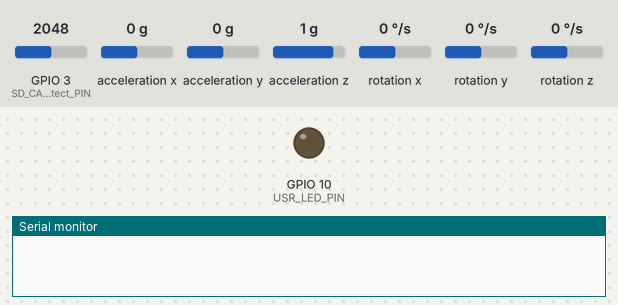
A sketch run on a simulated ESP32-S3. On the bench: output pins drawn as LEDs (lit = HIGH), the last lines printed to the serial monitor. Dashed ring = blinking. Inputs (shaded band) come from the test bench; at power-on: acceleration z 1 g, GPIO 3 (SD_CARD_Detect_PIN) = 2048, acceleration x 0 g, acceleration y 0 g, rotation x 0 °/s, rotation y 0 °/s, rotation z 0 °/s (analog values on the 0–4095 scale). Not simulated (calls return 0 or success): secrets.h.

Above: at 0.0 s.
At 2.1 s:
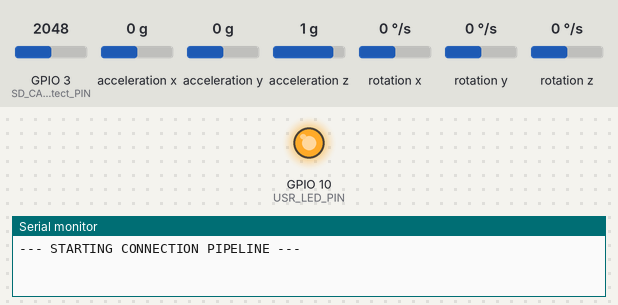
6.8 s: acceleration z set to 0 g
At 7.34 s:
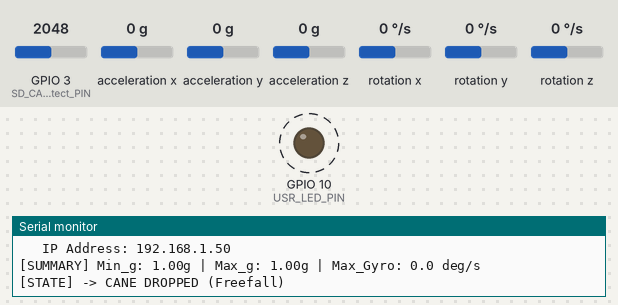
9.8 s: GPIO 3 (SD_CARD_Detect_PIN) set to 122
12.8 s: acceleration x set to -1.4 g
15.8 s: GPIO 3 (SD_CARD_Detect_PIN) set to 1228
Timing chart, 0 to 19.8 s (numbered marks = the images above; inputs shaded):
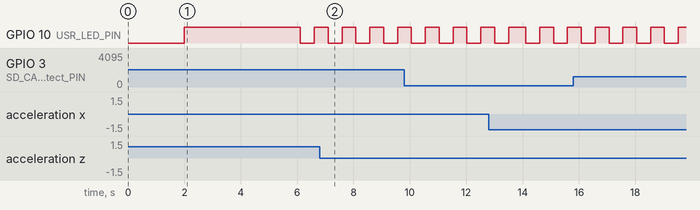

The sketch:

ESP32_IMUBoard_Firmware_Cane.ino
```cpp
// ESP 32 IMU Board Rev1 Test
#include <WiFi.h>
#include <ESP_Mail_Client.h>
#include <WiFiClientSecure.h>
#include <HTTPClient.h>
#include "Arduino_BMI270_BMM150.h"
#include <SPI.h>
#include "secrets.h"

#define AIO_NO_SSL
#include "AdafruitIO_WiFi.h"

// Pin Definitions
#define USR_LED_PIN 10
#define SD_CARD_CS_PIN 7
#define SD_CARD_Detect_PIN 3

// I2C Bus Pins
#define I2C_SDA 20
#define I2C_SCL 21

// WiFi Credentials
const char* ssid = "MSetup";
const char* password = "";

SMTPSession smtp;
bool fallSent = false;

AdafruitIO_WiFi io(IO_USERNAME, IO_KEY, ssid, password);
AdafruitIO_Feed *analogFeed = io.feed("cane-test");

// State Machine Definitions
enum CaneState {
  STATE_NORMAL,
  STATE_FREEFALL,
  STATE_USER_FALLING,
  STATE_IMPACT,
  STATE_FALL_CONFIRMED
};

CaneState currentState = STATE_NORMAL;
unsigned long fallStartTime = 0;

// Dynamic Thresholds
const float FREEFALL_G_LIMIT = 0.35;
const float IMPACT_G_LIMIT = 1.25;

// Function Prototype
void ProcessFallDetection(float total_g, float total_gyro, float ax, float ay, float az, int rawTouch);

void setup()
{
  Serial.begin(115200);
  Serial.setTxTimeoutMs(0);
  delay(2000);

  Serial.println("\n--- STARTING CONNECTION PIPELINE ---");

  pinMode(USR_LED_PIN, OUTPUT);
  digitalWrite(USR_LED_PIN, HIGH);

  analogReadResolution(12);

  Wire.end();
  Wire.begin(I2C_SDA, I2C_SCL);
  delay(300);
  while (!IMU.begin()) { delay(500); }

  Serial.println("1. IMU Initialized.");

  WiFi.disconnect(true);
  delay(1000);
  WiFi.mode(WIFI_STA);
  WiFi.setMinSecurity(WIFI_AUTH_WPA2_PSK);

  Serial.print("2. Connecting via Adafruit IO to SSID: ");
  Serial.println(ssid);

  io.connect();

  while (io.status() < AIO_CONNECTED)
  {
    io.run();
    Serial.print("   Current AIO Status: ");
    Serial.println(io.statusText());
    delay(1000);
  }

  Serial.println("3. FULLY CONNECTED TO WI-FI & ADAFRUIT IO!");
  Serial.print("   IP Address: ");
  Serial.println(WiFi.localIP());

  digitalWrite(USR_LED_PIN, LOW);
}

// Diagnostic Variables
float min_g_recorded = 99.0;
float max_g_recorded = 0.0;
float max_gyro_recorded = 0.0;

void loop()
{
  digitalWrite(USR_LED_PIN, (millis() / 500) % 2);
  io.run();

  float ax = 0, ay = 0, az = 0;
  float gx = 0, gy = 0, gz = 0;

  if (IMU.accelerationAvailable() && IMU.gyroscopeAvailable())
  {
    IMU.readAcceleration(ax, ay, az);
    IMU.readGyroscope(gx, gy, gz);

    float total_g = sqrt(ax * ax + ay * ay + az * az);
    float total_gyro = sqrt(gx * gx + gy * gy + gz * gz);
    int rawTouch = analogRead(SD_CARD_Detect_PIN);

    // Process touch and fall logic
    ProcessFallDetection(total_g, total_gyro, ax, ay, az, rawTouch);

    // Track extremes
    if (total_g < min_g_recorded) min_g_recorded = total_g;
    if (total_g > max_g_recorded) max_g_recorded = total_g;
    if (total_gyro > max_gyro_recorded) max_gyro_recorded = total_gyro;

    delay(20);
  }

  // Summary output every 3 seconds
  static unsigned long lastSummary = 0;
  if (millis() - lastSummary > 3000)
  {
    lastSummary = millis();
    Serial.print("[SUMMARY] Min_g: ");
    Serial.print(min_g_recorded, 2);
    Serial.print("g | Max_g: ");
    Serial.print(max_g_recorded, 2);
    Serial.print("g | Max_Gyro: ");
    Serial.print(max_gyro_recorded, 1);
    Serial.println(" deg/s");

    min_g_recorded = 99.0;
    max_g_recorded = 0.0;
    max_gyro_recorded = 0.0;
  }
}

void sendEmergencyAlert() {
  Session_Config config;
  config.server.host_name = "smtp.gmail.com";
  config.server.port = 465;
  config.login.email = SENDER_EMAIL;
  config.login.password = SENDER_PASSWORD;

  SMTP_Message message;
  message.sender.name = "SteadiStep";
  message.sender.email = SENDER_EMAIL;
  message.subject = "URGENT: Fall Detected on Smart Cane!"; // Blank subject prevents MIME header clutter on some gateways
  message.addRecipient("Emergency Contact", RECIPIENT_EMAIL);

  String textMsg = "CRITICAL ALERT: Fall detected on SteadiStep cane. Immediate assistance required.";
  message.text.content = textMsg.c_str();
  message.text.charSet = "us-ascii";
  message.text.transfer_encoding = "7bit";

  if (!smtp.connect(&config)) {
    Serial.println("SMTP Connection Failed!");
    return;
  }

  if (!MailClient.sendMail(&smtp, &message)) {
    Serial.println("Error sending email: " + smtp.errorReason());
  } else {
    Serial.println("Emergency alert sent successfully!");
  }

  smtp.closeSession();
}

void ProcessFallDetection(float total_g, float total_gyro, float ax, float ay, float az, int rawTouch)
{
  // 1. TOUCH SENSING LOGIC
  static bool handOn = false;
  static bool lastHandState = false;
  static unsigned long lastTouchTime = 0;

  if (rawTouch < 200) {
    handOn = true;
    lastTouchTime = millis();
  } else if (rawTouch > 1000) {
    handOn = false;
  }

  bool recentTouch = handOn || (millis() - lastTouchTime < 500);

  // Print Hand state on change
  if (handOn != lastHandState) {
    lastHandState = handOn;
    Serial.print("[TOUCH] Hand ");
    Serial.println(handOn ? "ON" : "OFF");
  }

  // 2. TILT ANGLE CALCULATION (0° = Upright, 90° = Flat)
  float safe_g = (total_g < 0.1) ? 0.1 : total_g;
  float tiltAngle = acos(fabs(az) / safe_g) * (180.0 / 3.14159);

  // 3. FALL DETECTION PIPELINE
  switch (currentState) {

    case STATE_NORMAL:
      {
        static bool wasUpright = true;
        if (tiltAngle < 30.0) {
          wasUpright = true;
        }

        // PATH A: Freefall (Dropped Cane)
        if (total_g < FREEFALL_G_LIMIT) {
          fallStartTime = millis();
          currentState = STATE_FREEFALL;
          wasUpright = false;
          Serial.println("\n[STATE] -> CANE DROPPED (Freefall)");
          analogFeed->save("CANE_DROPPED"); // Send state to AIO dashboard
        }
        // PATH B: User Fall Candidate (Requires Hand ON + High Gyro + Tilt > 35°)
        else if (wasUpright && recentTouch && total_gyro > 150.0 && tiltAngle > 35.0) {
          fallStartTime = millis();
          currentState = STATE_USER_FALLING;
          Serial.println("\n[STATE] -> USER FALL INITIATED (Rotation + Tilt)");
          analogFeed->save("FALL_INITIATED"); // Send state to AIO dashboard
        }
      }
      break;

    case STATE_FREEFALL:
      if (total_g > IMPACT_G_LIMIT) {
        currentState = STATE_NORMAL;
        Serial.println("[STATE] -> Dropped cane hit ground. Resetting.");
        analogFeed->save("NORMAL");
      } else if (millis() - fallStartTime > 1500) {
        currentState = STATE_NORMAL;
        analogFeed->save("NORMAL");
      }
      break;

    case STATE_USER_FALLING:
      // Look for floor impact
      if (total_g > 2.0) {
        fallStartTime = millis();
        currentState = STATE_IMPACT;
        Serial.println("[STATE] -> USER FALL IMPACT DETECTED! Checking post-impact tilt...");
        analogFeed->save("IMPACT_DETECTED"); // Send state to AIO dashboard
      }
      else if (millis() - fallStartTime > 2000) {
        currentState = STATE_NORMAL;
        Serial.println("[STATE] -> Motion timeout (Swung/Moved cane, no impact). Resetting.");
        analogFeed->save("NORMAL");
      }
      break;

    case STATE_IMPACT:
      // Check rest orientation 1.5s post-impact
      if (millis() - fallStartTime > 2000) {
        if (tiltAngle > 65.0 && total_gyro < 35.0) {
          currentState = STATE_FALL_CONFIRMED;
          Serial.println("\n==========================================");
          Serial.println("!!! CONFIRMED USER FALL DETECTED !!!");
          Serial.println("==========================================\n");

          // Send final alert to Adafruit IO Feed
          analogFeed->save("FALL_CONFIRMED");
          Serial.println("[AIO] Final Fall alert published to Adafruit IO feed!");

          if (!fallSent) {
            Serial.println("Sending direct emergency notification...");
            sendEmergencyAlert();
            fallSent = true;
          }

        } else {
          currentState = STATE_NORMAL;
          Serial.println("[STATE] -> Cane upright/moving. False alarm reset.");
          analogFeed->save("NORMAL");
        }
      }
      break;

    case STATE_FALL_CONFIRMED:
      if (handOn && (millis() - fallStartTime > 4000)) {
        currentState = STATE_NORMAL;
        fallSent = false; // Reset lock for next time
        Serial.println("[STATE] -> Handle grasped / Reset to NORMAL.\n");
        analogFeed->save("NORMAL");
      }
      break;
  }
}
```

Measured:
- by itself, GPIO 10 (USR_LED_PIN): alternates HIGH for 0.49 s and LOW for 0.49 s
